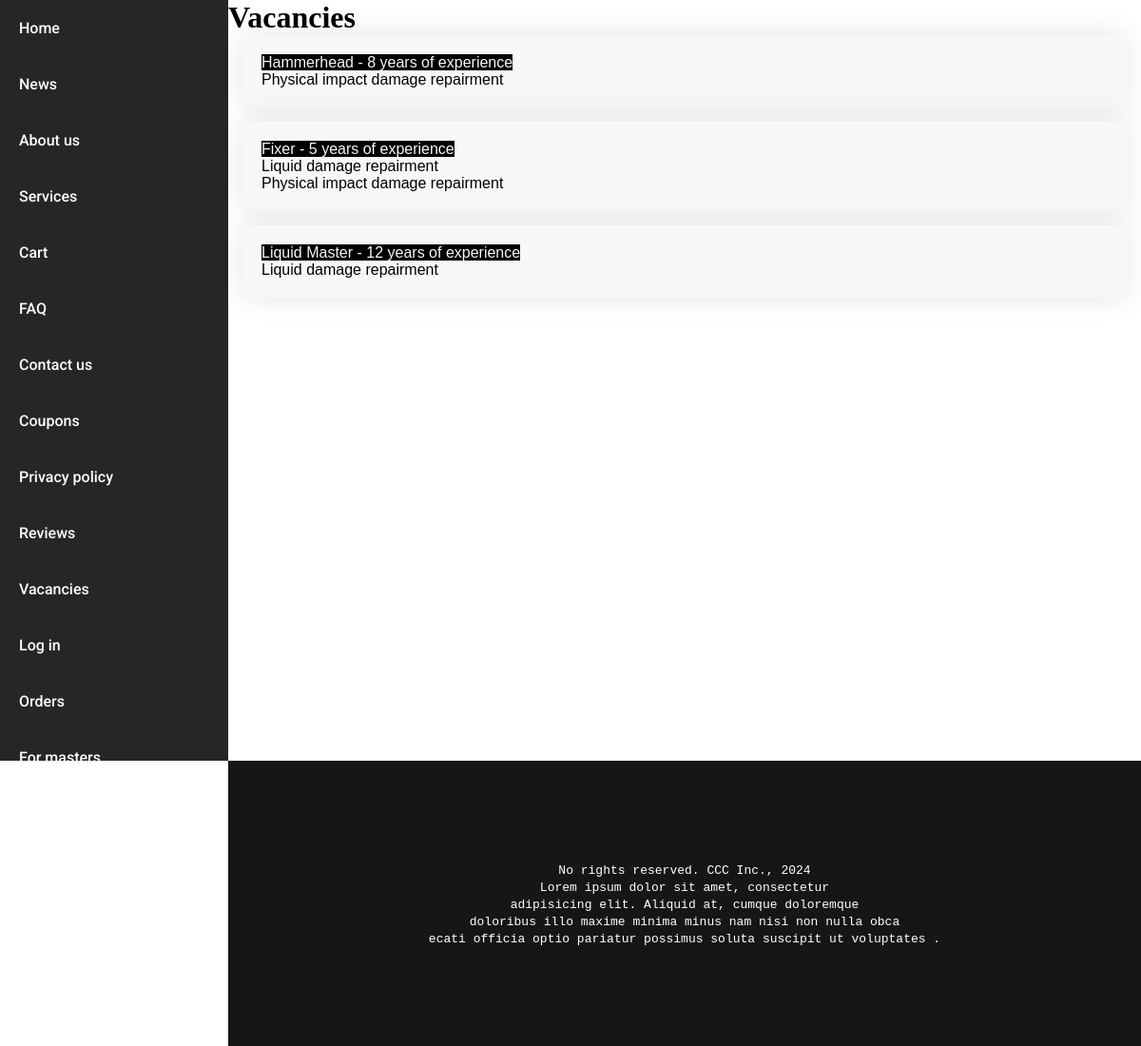
The page /vacancy/ on the database as committed earlier.
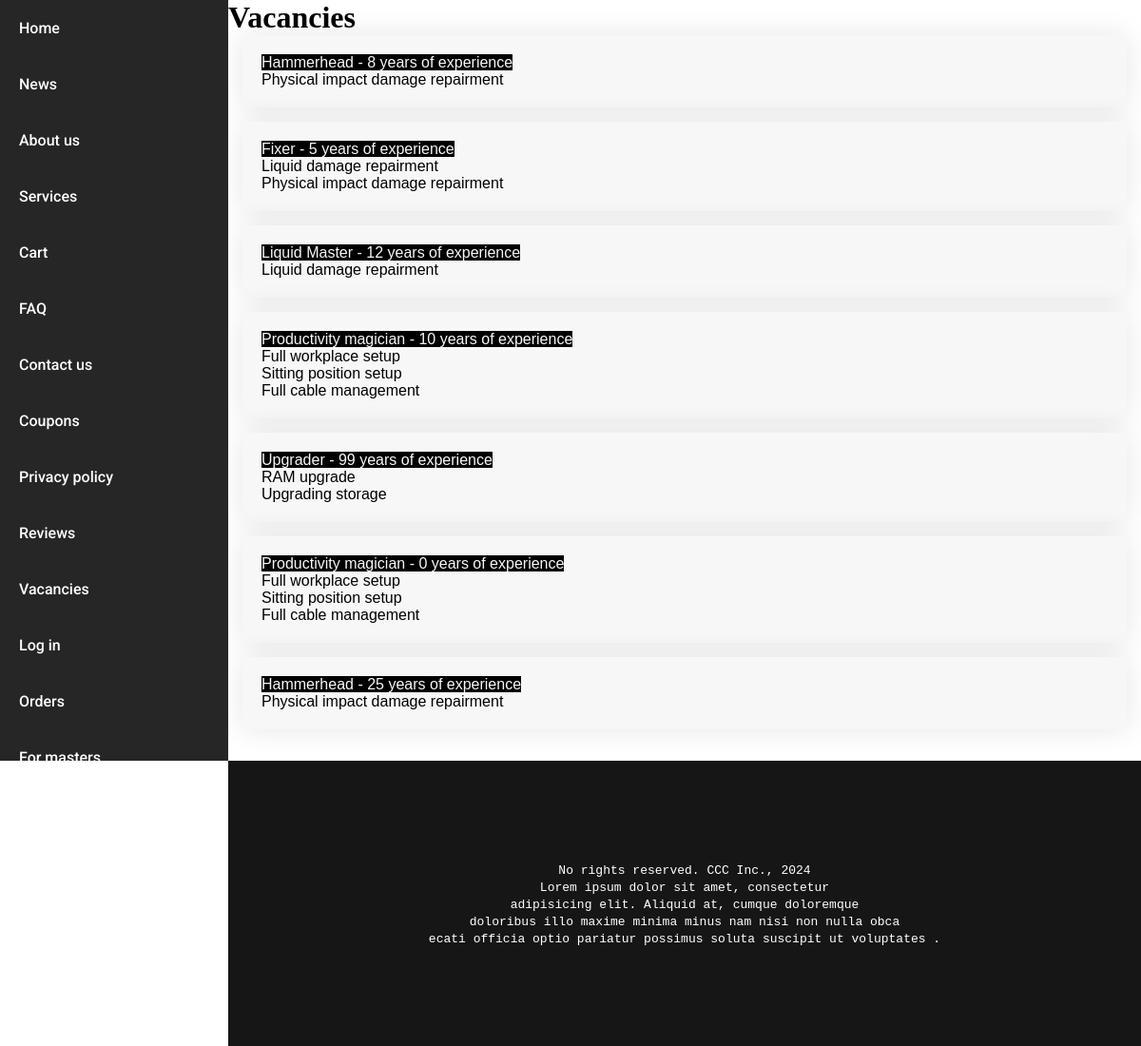
The same page on the database as committed later.
### vacancy_app/models.py (models this page shows, shortened)
class Vacancy(models.Model):
    speciality = models.ForeignKey(MasterSpeciality, on_delete=models.CASCADE)
    experience_in_years = models.IntegerField("Required experience in years", default=0)

### service_app/models.py (models this page shows, shortened)
class MasterSpeciality(models.Model):
    name = models.CharField("Master speciality name", max_length=100)
    description = models.CharField("Master speciality description", max_length=200)
    services = models.ManyToManyField(Service)

class Service(models.Model):
    service_type_id = models.ForeignKey(ServiceType, on_delete=models.CASCADE)
    name = models.CharField("Service name", max_length=100)
    description = models.CharField("Service description", max_length=200)
    base_price_in_usd = models.FloatField("Base service price in USD without parts")
    device_types = models.ManyToManyField(DeviceType)

### vacancy_app/views.py (the view)
# urls.py: path('', views.vacancy_list, name='vacancies')
def vacancy_list(request):
    vacancies = Vacancy.objects.all()
    return render(request, 'vacancy_app/vacancy_list.html', {'vacancies': vacancies})

### vacancy_app/templates/vacancy_app/vacancy_list.html (shortened to what this page needs)
{% extends 'mainapp/layout.html' %}
{% block main_block %}
    <h1>Vacancies</h1>
    {% for vacancy in vacancies %}
        {% include 'vacancy_app/vacancy_list_block.html' with vacancy=vacancy %}
    {% endfor %}
{% endblock %}

### vacancy_app/templates/vacancy_app/vacancy_list_block.html
<div class="card">
    <span style="background-color: black; color: #f7f7f7">{{ vacancy.speciality.name }} - {{ vacancy.experience_in_years }} years of experience</span>
    {% for service in vacancy.speciality.services.all %}
        <span style="display: block">{{ service.name }}</span>
    {% endfor %}
</div>

Rows that differ between the two databases and show on the page:
added Vacancy: speciality.name "Productivity magician", experience_in_years "10"
added Service: name "Full workplace setup"
added Service: name "Sitting position setup"
added Service: name "Full cable management"
added Vacancy: speciality.name "Upgrader", experience_in_years "99"
now on this page (row unchanged): Service: name "RAM upgrade", shown under "Upgrader"
now on this page (row unchanged): Service: name "Upgrading storage", shown under "Upgrader"
added Vacancy: speciality.name "Productivity magician", experience_in_years "0"
added Vacancy: speciality.name "Hammerhead", experience_in_years "25", Service (name "Physical impact damage repairment")
